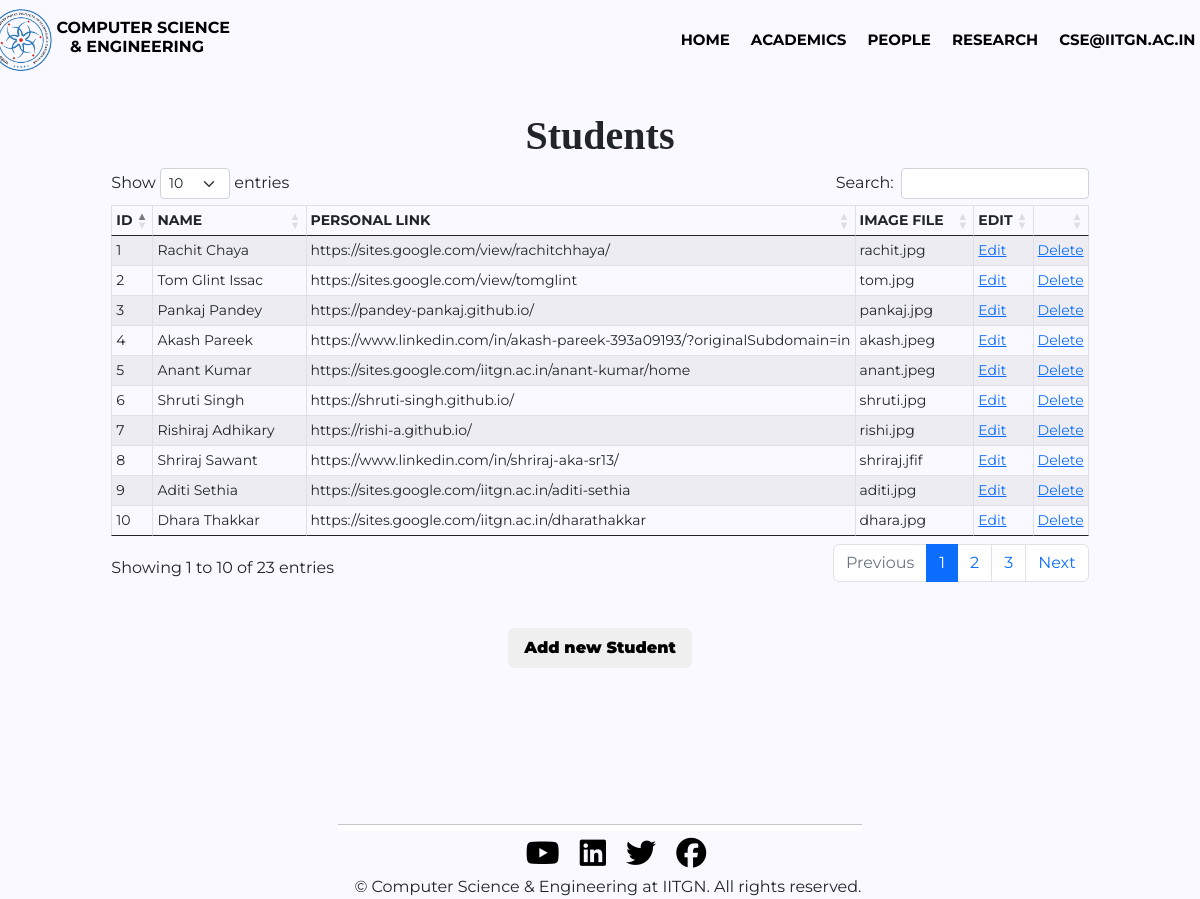
The page /cse_manager/update_student.php (signed in) on the database its author committed.
### tables this page shows
CREATE TABLE `student_details` (
  `id` int(11) NOT NULL,
  `student_Name` longtext NOT NULL,
  `personal_link` longtext NOT NULL,
  `student_image` varchar(200) NOT NULL
);

### cse_manager/update_student.php (the view, shortened to what this page needs)
<!DOCTYPE html>
<html>
<head>
<link href="https://cdn.jsdelivr.net/npm/bootstrap@5.1.0/dist/css/bootstrap.min.css" rel="stylesheet">
<link href="https://cdnjs.cloudflare.com/ajax/libs/animate.css/3.7.2/animate.min.css" rel="stylesheet">
<link rel="stylesheet" href="https://cdnjs.cloudflare.com/ajax/libs/twitter-bootstrap/5.2.0/css/bootstrap.min.css">
<link rel="stylesheet" href="https://cdn.datatables.net/1.13.4/css/dataTables.bootstrap5.min.css">
<link rel="stylesheet" href="style(header).css">
<link rel="stylesheet" href="style(footer).css">
</head>
<body>
<?php
    include_once("Headers.php");
?>
    <div class = "course_heading">
        <br/>
        <h1>Students</h1>
    </div>
    <div class= "student">
        <div class="row">
            <?php
            include_once("dbcsemanager.php");
            $query = "SELECT * from student_details order by id asc";
            $query_run= mysqli_query($conn,$query);
            $check_faculty = mysqli_num_rows($query_run)>0;
            echo "<div class = 'table-responsive'>";
            echo "<table id = 'table_id' class='table table-striped table-bordered table-sm table-hover table-responsive' cellspacing='0' style= 'width:100%'>
            <thead>
            <tr>
                <th> Id </th>
                <th> Name </th>
                <th> Personal Link </th>
                <th> Image File  </th>
                <th> Edit </th>
                <th Delete </th>
            </tr>
            </thead>";
            if($check_faculty)
            {
                echo "<tbody>";
                while($row= mysqli_fetch_assoc($query_run))
                {
                    echo "<tr>";
                    echo "<td>" .$row["id"]."</td>";
                    echo "<td>" .$row["student_Name"]."</td>";
                    echo "<td>" .$row["personal_link"]."</td>";
                    echo "<td>" .$row["student_image"]."</td>";
                    echo "<td><a href='edit_student?id=" .$row['id']."'> Edit </a></td>";
                    echo "<td><a href='delete_student?id=" .$row['id']."'> Delete </a></td>";
                    echo "</tr>";
                }
                echo "</table>";
            }
            else
            {
                echo "No Student found";
            }
            echo "</div>";
            ?>
        </div>
    </div>
    <div class = "extrabtn">
        <div class = 'wrapper'>
            <button class='button'> <a href = 'student_input'> Add new Student </a></button>
        </div>
    </div>
<?php
      include_once("Footers.php");
?>
</body>
</html>

### cse_manager/style(header).css (style rules this page uses)
* { margin: 0; padding: 0; font-family: 'Montserrat', sans-serif; box-sizing: border-box; }
body { justify-content: center; align-items: center; min-height: 70vh; place-items: center; }

### cse_manager/update_student.php (style rules this page uses)
body { background-color: #f9f9ff; overflow-x: hidden; }
.course_heading h1 { text-align: center; }
.course_heading h1 { font-weight: 600; font-family: 'EB Garamond', serif; }
.course_heading { margin-top: 5.5rem; }
.row { margin: 0rem 2rem; }
.wrapper { margin-top: 3rem; display: flex; justify-content: center; align-items: center; height: 2rem; }
table { background-color: #f9f9ff; font-size: 14px; }
th { text-transform: uppercase; }
.button { cursor: pointer; padding: 0.5rem 1rem; border: none; border-radius: 7px; font-weight: 900; }
.button { transition: background 1s, transform 0.9s; }
.button a { color: black; text-decoration: none; }

### rows shown on the page
student_details: id "1", student_Name "Rachit Chaya", personal_link "https://sites.google.com/view/rachitchhaya/", student_image "rachit.jpg"
student_details: id "2", student_Name "Tom Glint Issac", personal_link "https://sites.google.com/view/tomglint", student_image "tom.jpg"
student_details: id "3", student_Name "Pankaj Pandey", personal_link "https://pandey-pankaj.github.io/", student_image "pankaj.jpg"
student_details: id "4", student_Name "Akash Pareek", personal_link "https://www.linkedin.com/in/akash-pareek-393a09193/?originalSubdomain=in", student_image "akash.jpeg"
student_details: id "5", student_Name "Anant Kumar", personal_link "https://sites.google.com/iitgn.ac.in/anant-kumar/home", student_image "anant.jpeg"
student_details: id "6", student_Name "Shruti Singh", personal_link "https://shruti-singh.github.io/", student_image "shruti.jpg"
student_details: id "7", student_Name "Rishiraj Adhikary", personal_link "https://rishi-a.github.io/", student_image "rishi.jpg"
student_details: id "8", student_Name "Shriraj Sawant", personal_link "https://www.linkedin.com/in/shriraj-aka-sr13/", student_image "shriraj.jfif"
student_details: id "9", student_Name "Aditi Sethia", personal_link "https://sites.google.com/iitgn.ac.in/aditi-sethia", student_image "aditi.jpg"
student_details: id "10", student_Name "Dhara Thakkar", personal_link "https://sites.google.com/iitgn.ac.in/dharathakkar", student_image "dhara.jpg"

### other values the page prints
$_SESSION['user'] "CSE@IITGN.AC.IN"
